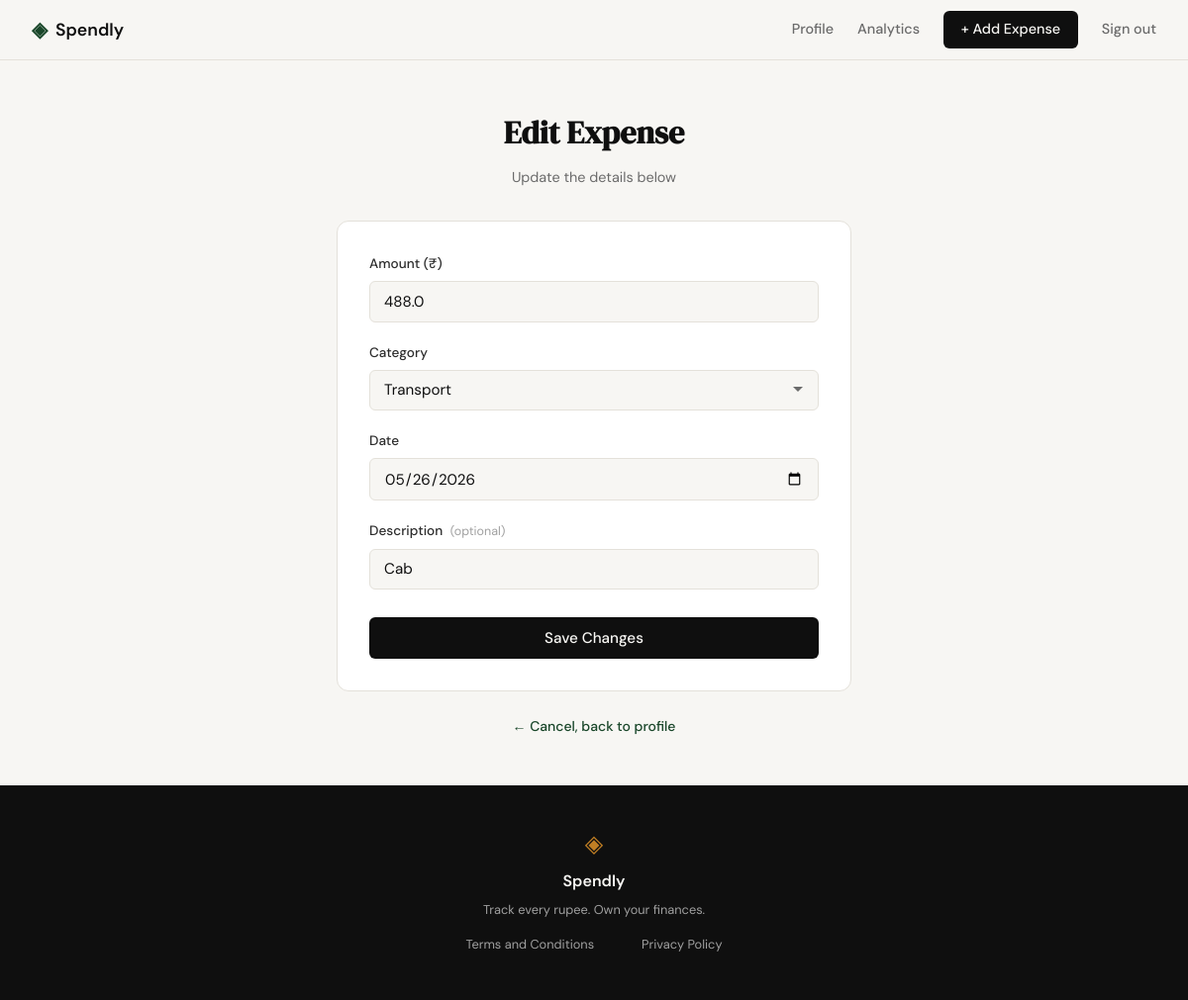
The page /expenses/76/edit (signed in) on the database its author committed.
### tables this page shows
CREATE TABLE expenses (
            id          INTEGER PRIMARY KEY AUTOINCREMENT,
            user_id     INTEGER NOT NULL REFERENCES users(id),
            amount      REAL    NOT NULL,
            category    TEXT    NOT NULL,
            date        TEXT    NOT NULL,
            description TEXT,
            created_at  TEXT    DEFAULT (datetime('now'))
        );

### app.py (the view, shortened to what this page needs)
@app.route("/expenses/<int:id>/edit", methods=["GET", "POST"])
def edit_expense(id):
    if not session.get("user_id"):
        return redirect(url_for("login"))
    expense = get_expense_by_id(id, session["user_id"])
    if expense is None:
        abort(404)
    if request.method == "GET":
        return render_template("edit_expense.html",
            expense    = expense,
            expense_id = id,
            categories = VALID_CATEGORIES,
        )

### database/db.py (called while the page is built)
def get_db():
    conn = sqlite3.connect(DB_PATH)
    conn.row_factory = sqlite3.Row
    conn.execute("PRAGMA foreign_keys = ON")
    return conn

### database/queries.py (called while the page is built)
def get_expense_by_id(expense_id, user_id):
    conn = get_db()
    row  = conn.execute(
        "SELECT * FROM expenses WHERE id = ? AND user_id = ?",
        (expense_id, user_id),
    ).fetchone()
    conn.close()
    return row

### templates/edit_expense.html (shortened to what this page needs)
{% extends "base.html" %}
{% block content %}
<section class="auth-section">
    <div class="auth-container add-expense-container">
        <div class="auth-header">
            <h1 class="auth-title">Edit Expense</h1>
            <p class="auth-subtitle">Update the details below</p>
        </div>
        <div class="auth-card">
            <form method="POST"
                  action="{{ url_for('edit_expense', id=expense_id) }}">
                <div class="form-group">
                    <label for="amount">Amount (₹)</label>
                    <input
                        type="number"
                        id="amount"
                        name="amount"
                        class="form-input"
                        placeholder="0.00"
                        step="0.01"
                        min="0.01"
                        value="{{ expense.amount if expense.amount is not none else '' }}"
                        required
                        autofocus>
                </div>
                <div class="form-group">
                    <label for="category">Category</label>
                    <select id="category" name="category"
                            class="form-input form-select" required>
                        {% for cat in categories %}
                        <option value="{{ cat }}"
                            {% if expense.category == cat %}selected{% endif %}>
                            {{ cat }}
                        </option>
                        {% endfor %}
                    </select>
                </div>
                <div class="form-group">
                    <label for="date">Date</label>
                    <input
                        type="date"
                        id="date"
                        name="date"
                        class="form-input"
                        value="{{ expense.date }}"
                        required>
                </div>
                <div class="form-group">
                    <label for="description">
                        Description
                        <span class="form-label-optional">(optional)</span>
                    </label>
                    <input
                        type="text"
                        id="description"
                        name="description"
                        class="form-input"
                        placeholder="What was this expense for?"
                        maxlength="200"
                        value="{{ expense.description if expense.description and expense.description != '—' else '' }}">
                </div>
                <button type="submit" class="btn-submit">
                    Save Changes
                </button>
            </form>
        </div>
        <p class="auth-switch">
            <a href="{{ url_for('profile') }}">← Cancel, back to profile</a>
        </p>
    </div>
</section>
{% endblock %}

### static/css/style.css (style rules this page uses)
:root { --ink: #0f0f0f; --ink-soft: #2d2d2d; --ink-muted: #6b6b6b; --ink-faint: #a0a0a0; --paper: #f7f6f3; --paper-warm: #f0ede6; --paper-card: #ffffff; --accent: #1a472a; --accent-light: #e8f0eb; --accent-2: #c17f24; --accent-2-light: #fdf3e3; --danger: #c0392b; --danger-light: #fdecea; --border: #e4e1da; --border-soft: #eeebe4; --font-display: 'DM Serif Display', Georgia, serif; --font-body: 'DM Sans', system-ui, sans-serif; --max-width: 1200px; --auth-width: 440px; --radius-sm: 6px; --radius-md: 12px; --radius-lg: 20px; }
*, *::before, *::after { box-sizing: border-box; margin: 0; padding: 0; }
html { font-size: 16px; scroll-behavior: smooth; }
body { background: var(--paper); color: var(--ink); font-family: var(--font-body); font-size: 1rem; line-height: 1.6; -webkit-font-smoothing: antialiased; }
a { color: inherit; text-decoration: none; }
.auth-section { min-height: calc(100vh - 60px - 100px); display: flex; align-items: center; justify-content: center; padding: 3rem 2rem; }
.auth-container { width: 100%; max-width: var(--auth-width); }
.auth-header { text-align: center; margin-bottom: 2rem; }
.auth-title { font-family: var(--font-display); font-size: 2rem; color: var(--ink); margin-bottom: 0.5rem; }
.auth-subtitle { font-size: 0.9rem; color: var(--ink-muted); }
.auth-card { background: var(--paper-card); border: 1px solid var(--border); border-radius: var(--radius-md); padding: 2rem; margin-bottom: 1.5rem; }
.form-group { margin-bottom: 1.25rem; }
.form-group label { display: block; font-size: 0.85rem; font-weight: 500; color: var(--ink-soft); margin-bottom: 0.4rem; }
.form-input { width: 100%; padding: 0.6rem 0.875rem; border: 1px solid var(--border); border-radius: var(--radius-sm); font-family: var(--font-body); font-size: 0.95rem; color: var(--ink); background: var(--paper); outline: none; transition: border-color 0.2s; }
.form-input::placeholder { color: var(--ink-faint); }
.btn-submit { width: 100%; padding: 0.7rem; background: var(--ink); color: var(--paper); border: none; border-radius: var(--radius-sm); font-family: var(--font-body); font-size: 0.95rem; font-weight: 500; cursor: pointer; transition: background 0.2s; margin-top: 0.5rem; }
.auth-switch { text-align: center; font-size: 0.875rem; color: var(--ink-muted); }
.auth-switch a { color: var(--accent); font-weight: 500; }
.add-expense-container { max-width: 520px; }
.form-select { appearance: none; background-repeat: no-repeat; background-position: right 0.875rem center; padding-right: 2.5rem; cursor: pointer; }
.form-label-optional { font-size: 0.78rem; color: var(--ink-faint); font-weight: 400; margin-left: 0.25rem; }

### rows shown on the page
expenses: amount "488.0", category "Transport", date "05/26/2026", description "Cab"
